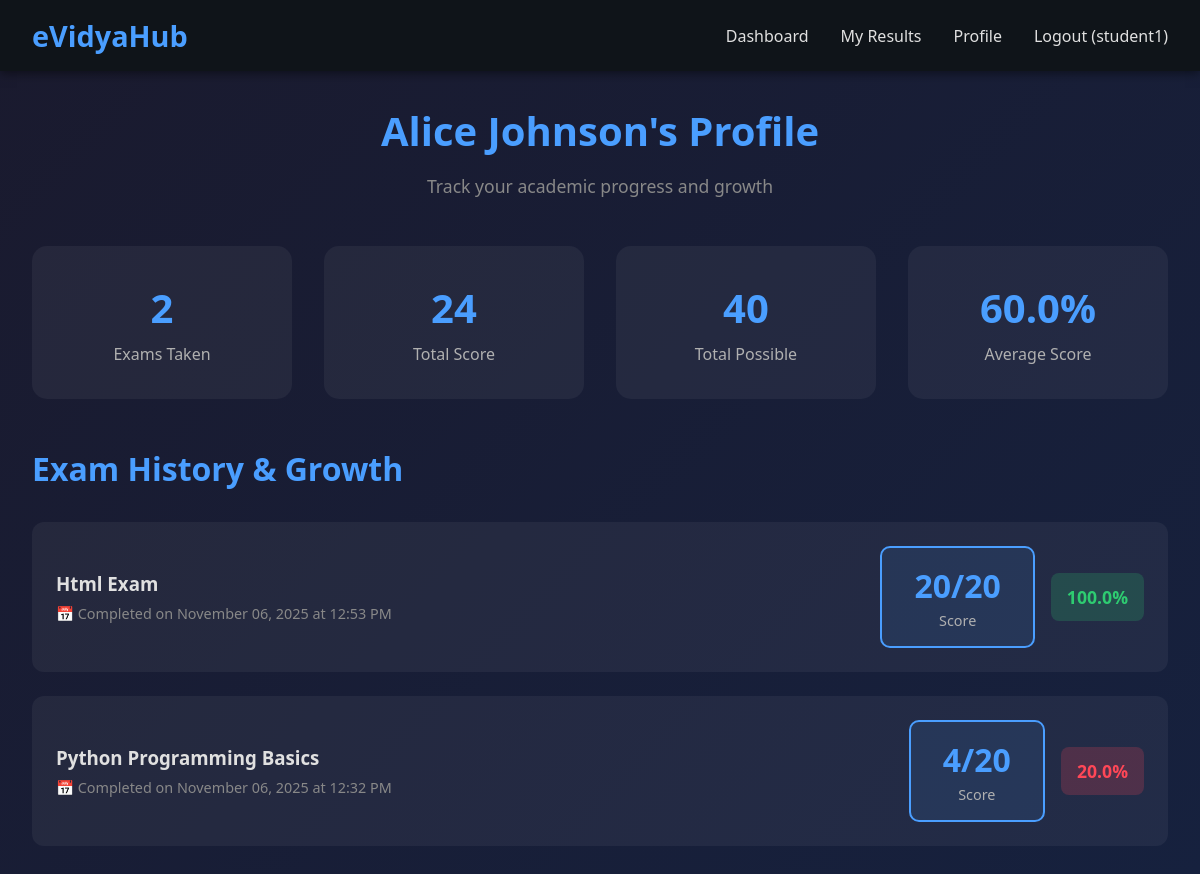
/student/profile/ (signed in), run on the app's committed database.
### exam/models.py (models this page shows, shortened)
class ExamAttempt(models.Model):
    student = models.ForeignKey(User, on_delete=models.CASCADE, related_name='exam_attempts')
    exam = models.ForeignKey(Exam, on_delete=models.CASCADE, related_name='attempts')
    started_at = models.DateTimeField(auto_now_add=True)
    completed_at = models.DateTimeField(null=True, blank=True)
    score = models.IntegerField(null=True, blank=True)
    is_graded = models.BooleanField(default=False)
    def get_percentage(self):
        if self.score is not None and self.exam.total_marks > 0:
            return round((self.score / self.exam.total_marks) * 100, 2)
        return 0
    class Meta:
        ordering = ['-started_at']
        unique_together = ['student', 'exam']
        verbose_name = "Exam Attempt"
        verbose_name_plural = "Exam Attempts"

class Exam(models.Model):
    teacher = models.ForeignKey(User, on_delete=models.CASCADE, related_name='created_exams')
    title = models.CharField(max_length=200)
    description = models.TextField()
    duration = models.IntegerField(help_text="Duration in minutes")
    total_marks = models.IntegerField()
    created_at = models.DateTimeField(auto_now_add=True)
    updated_at = models.DateTimeField(auto_now=True)
    is_active = models.BooleanField(default=True)
    class Meta:
        ordering = ['-created_at']
        verbose_name = "Exam"
        verbose_name_plural = "Exams"

### exam/views.py (the view)
# urls.py: path('student/profile/', views.student_profile, name='student_profile'),
@login_required
def student_profile(request):
    profile = get_object_or_404(UserProfile, user=request.user)
    if profile.user_type != 'student':
        return redirect('home')
    attempts = ExamAttempt.objects.filter(
        student=request.user,
        is_graded=True
    ).select_related('exam').order_by('-completed_at')
    total_exams = attempts.count()
    total_score = sum([attempt.score for attempt in attempts if attempt.score is not None])
    total_possible = sum([attempt.exam.total_marks for attempt in attempts])
    average_percentage = (total_score / total_possible * 100) if total_possible > 0 else 0
    context = {
        'profile': profile,
        'attempts': attempts,
        'total_exams': total_exams,
        'total_score': total_score,
        'total_possible': total_possible,
        'average_percentage': round(average_percentage, 2)
    }
    return render(request, 'student_profile.html', context)

### templates/student_profile.html (shortened to what this page needs)
{% extends 'base.html' %}
{% block content %}
<div class="profile-container">
    <div class="profile-header">
        <h1 class="profile-title">{{ user.get_full_name }}'s Profile</h1>
        <p class="profile-subtitle">Track your academic progress and growth</p>
    </div>
    <div class="stats-grid">
        <div class="stat-card">
            <div class="stat-value">{{ total_exams }}</div>
            <div class="stat-label">Exams Taken</div>
        </div>
        <div class="stat-card">
            <div class="stat-value">{{ total_score }}</div>
            <div class="stat-label">Total Score</div>
        </div>
        <div class="stat-card">
            <div class="stat-value">{{ total_possible }}</div>
            <div class="stat-label">Total Possible</div>
        </div>
        <div class="stat-card">
            <div class="stat-value">{{ average_percentage }}%</div>
            <div class="stat-label">Average Score</div>
        </div>
    </div>
    <div class="growth-section">
        <h2 class="section-title">Exam History & Growth</h2>
        {% if attempts %}
            {% for attempt in attempts %}
            {% with percentage=attempt.get_percentage %}
            <div class="attempt-card">
                <div class="attempt-info">
                    <h3>{{ attempt.exam.title }}</h3>
                    <p class="attempt-date">📅 Completed on {{ attempt.completed_at|date:"F d, Y" }} at {{ attempt.completed_at|date:"g:i A" }}</p>
                </div>
                <div class="attempt-score-wrapper">
                    <div class="attempt-score">
                        <div class="score-value">{{ attempt.score }}/{{ attempt.exam.total_marks }}</div>
                        <div class="score-label">Score</div>
                    </div>
                    <span class="percentage-badge
                        {% if percentage >= 75 %}percentage-high
                        {% elif percentage >= 50 %}percentage-medium
                        {% else %}percentage-low
                        {% endif %}">
                        {{ percentage }}%
                    </span>
                </div>
            </div>
            {% endwith %}
            {% endfor %}
        {% else %}
            <div class="no-attempts">
                <p style="font-size: 1.1rem;">📚 No exam attempts yet. Start taking exams to track your progress!</p>
                <a href="{% url 'student_dashboard' %}" class="btn btn-primary" style="margin-top: 1rem;">Browse Exams</a>
            </div>
        {% endif %}
    </div>
</div>
{% endblock %}

### templates/base.html (shortened to what this page needs)
<!DOCTYPE html>
<html lang="en">
<head>
</head>
<body>
    {% if user.is_authenticated %}
    <nav class="navbar">
        <a href="{% url 'home' %}" class="navbar-brand">eVidyaHub</a>
        <ul class="navbar-menu">
            {% if user.userprofile.user_type == 'student' %}
                <li><a href="{% url 'student_dashboard' %}">Dashboard</a></li>
                <li><a href="{% url 'student_results' %}">My Results</a></li>
                <li><a href="{% url 'student_profile' %}">Profile</a></li>
            {% else %}
                <li><a href="{% url 'teacher_dashboard' %}">Dashboard</a></li>
                <li><a href="{% url 'create_exam' %}">Create Exam</a></li>
                <li><a href="{% url 'view_attempts' %}">View Attempts</a></li>
            {% endif %}
            <li><a href="{% url 'logout' %}">Logout ({{ user.username }})</a></li>
        </ul>
    </nav>
    {% endif %}
    <div class="container">
        {% block content %}{% endblock %}
    </div>
</body>
</html>

### data on the page
ExamAttempt: exam "Html Exam", completed_at "November 06, 2025", completed_at "12:53 PM", score "20", exam.total_marks "20", get_percentage "100.0"
ExamAttempt: exam "Python Programming Basics", completed_at "November 06, 2025", completed_at "12:32 PM", score "4", exam.total_marks "20", get_percentage "20.0"

### other printed values
{{ user.username }} "student1"
{{ user.get_full_name }} "Alice Johnson"
{{ total_exams }} "2"
{{ total_score }} "24"
{{ total_possible }} "40"
{{ average_percentage }} "60.0"
